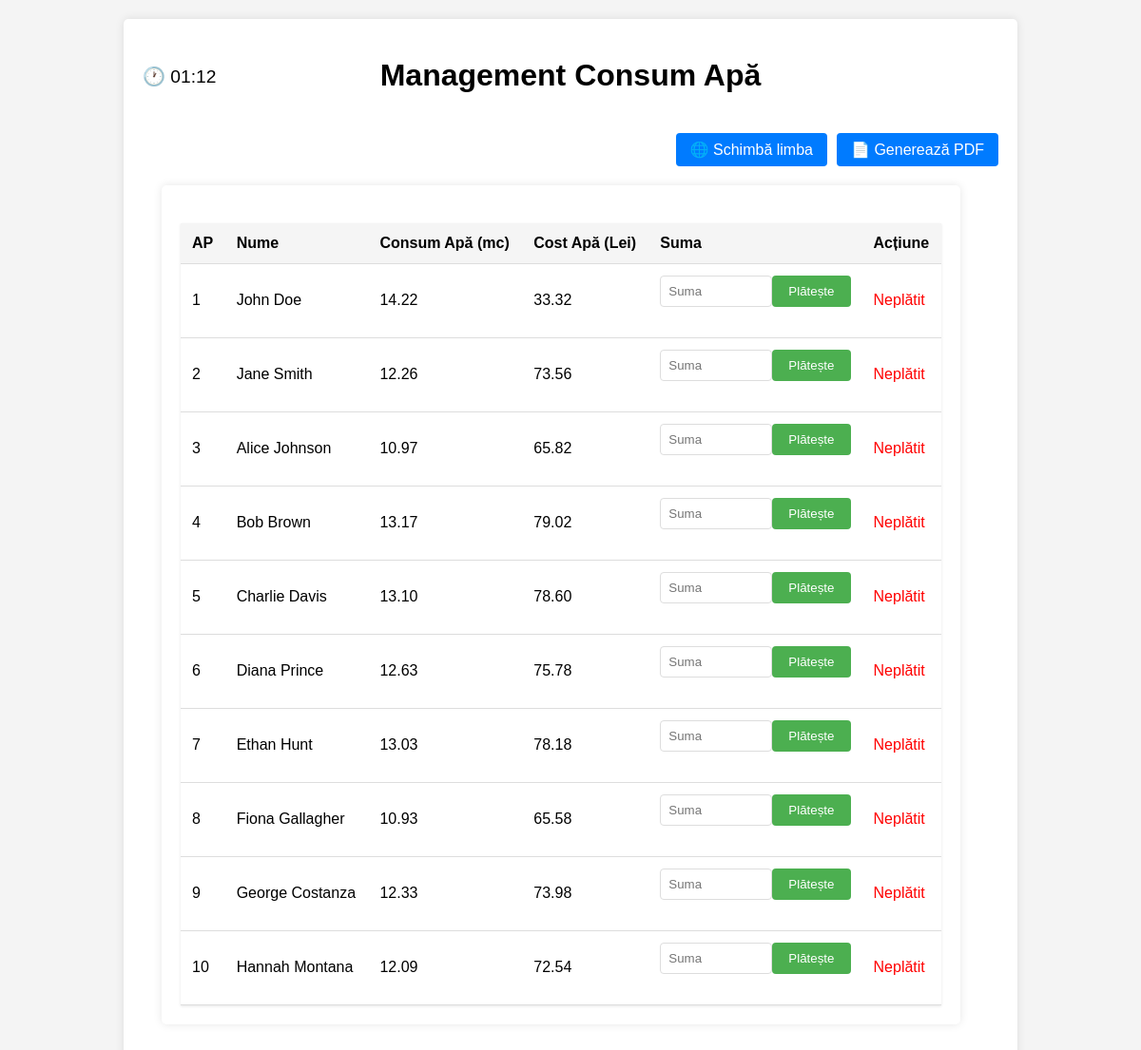
The page / (signed in) on the database its author committed.
### tables this page shows
CREATE TABLE water_consumption
                     (id INTEGER PRIMARY KEY AUTOINCREMENT,
                      user_id INTEGER,
                      consumption REAL,
                      timestamp DATETIME DEFAULT CURRENT_TIMESTAMP);

### app.py (the view)
@app.route('/')
@login_required
def index():
    water_db = get_db()
    users_db = get_users_db()
    users = users_db.execute('SELECT * FROM users').fetchall()
    water_data = {}
    for user in users:
        last_consumption = water_db.execute('''SELECT consumption FROM water_consumption
                                           WHERE user_id = ? ORDER BY timestamp DESC LIMIT 1''',
                                        (user['id'],)).fetchone()
        water_data[user['id']] = last_consumption['consumption'] if last_consumption else 0
    water_db.close()
    users_db.close()
    return render_template('index.html', users=users, water_data=water_data, water_price=6)

### app.py (called while the page is built)
def get_db():
    os.makedirs(os.path.dirname(DATABASE_PATH), exist_ok=True)
    db = sqlite3.connect(DATABASE_PATH)
    db.row_factory = sqlite3.Row
    return db

def get_users_db():
    os.makedirs(os.path.dirname(USERS_DB_PATH), exist_ok=True)
    db = sqlite3.connect(USERS_DB_PATH)
    db.row_factory = sqlite3.Row
    return db

@app.context_processor
def inject_language():
    return {'language': session.get('language', 'ro')}

def login_required(f):
    @wraps(f)
    def decorated_function(*args, **kwargs):
        if 'username' not in session:
            return redirect(url_for('login'))
        return f(*args, **kwargs)
    return decorated_function

### templates/index.html (shortened to what this page needs)
{% extends 'layout.html' %}
{% block content %}
<div class="table-container">
    <table>
        <tr>
            <th>{{ 'AP' if language == 'ro' else 'APT' }}</th>
            <th>{{ 'Nume' if language == 'ro' else 'Name' }}</th>
            <th>{{ 'Consum Apă (mc)' if language == 'ro' else 'Water Usage (m³)' }}</th>
            <th>{{ 'Cost Apă (Lei)' if language == 'ro' else 'Water Cost (Lei)' }}</th>
            <th>{{ 'Suma' if language == 'ro' else 'Amount' }}</th>
            <th>{{ 'Acțiune' if language == 'ro' else 'Action' }}</th>
        </tr>
        {% for user in users %}
        <tr>
            <td>{{ user.apartment }}</td>
            <td>{{ user.name }}</td>
            <td id="water-consumption-{{ user.id }}">{{ "%.2f"|format(water_data[user.id]|default(0)) }}</td>
            <td id="water-cost-{{ user.id }}">{{ "%.2f"|format((water_data[user.id]|default(0) * water_price - user.amount_paid)) }}</td>
            <td>
                <form method="POST" action="{{ url_for('update_payment', user_id=user.id) }}">
                    <input type="number" name="amount_paid" step="0.01" placeholder="{{ 'Suma' if language == 'ro' else 'Amount' }}" required>
                    <input type="submit" value="{{ 'Plătește' if language == 'ro' else 'Pay' }}">
                </form>
            </td>
            <td>
                {% if (water_data[user.id]|default(0) * water_price - user.amount_paid) <= 0 %}
                    <span style="color: green;">{{ 'Plătit' if language == 'ro' else 'Paid' }}</span>
                {% else %}
                    <span style="color: red;">{{ 'Neplătit' if language == 'ro' else 'Unpaid' }}</span>
                {% endif %}
            </td>
        </tr>
        {% endfor %}
    </table>
</div>
{% endblock %}

### templates/layout.html (shortened to what this page needs)
<!DOCTYPE html>
<html lang="{{ language }}">
<head>
    <link rel="stylesheet" href="{{ url_for('static', filename='style.css') }}">
</head>
<body>
    <div class="container">
        <div class="header-container">
            <div class="clock" id="romania-clock"></div>
            <div class="title-clock">
                <h1>{{ 'Management Consum Apă' if language == 'ro' else 'Water Consumption Management' }}</h1>
            </div>
        </div>
        <div class="action-buttons">
            <a href="{{ url_for('change_language') }}" title="{{ 'Schimbă limba' if language == 'ro' else 'Change Language' }}">
                🌐 {{ 'Schimbă limba' if language == 'ro' else 'Change Language' }}
            </a>
            <a href="{{ url_for('print_report') }}" title="{{ 'Generează PDF' if language == 'ro' else 'Generate PDF' }}">
                📄 {{ 'Generează PDF' if language == 'ro' else 'Generate PDF' }}
            </a>
        </div>
        <div>
            {% block content %}{% endblock %}
        </div>
    </div>
</body>
</html>

### static/style.css (style rules this page uses)
body { font-family: Arial, sans-serif; background-color: #f4f4f4; margin: 0; padding: 20px; }
.table-container { max-width: 800px; margin: auto; background: white; padding: 20px; border-radius: 5px; box-shadow: 0 0 10px rgba(0, 0, 0, 0.1); }
h1 { text-align: center; }
.container { max-width: 900px; margin: auto; background: white; padding: 20px; border-radius: 5px; box-shadow: 0 0 10px rgba(0, 0, 0, 0.1); }
input[type="submit"] { width: 100%; padding: 10px; background-color: #5cb85c; color: white; border: none; border-radius: 4px; cursor: pointer; }
form { display: flex; justify-content: center; margin-bottom: 20px; }
input[type="submit"] { padding: 10px 15px; background-color: #5cb85c; color: white; border: none; border-radius: 4px; cursor: pointer; }
table { width: 100%; border-collapse: collapse; margin-top: 20px; }
th, td { padding: 15px; text-align: center; border-bottom: 1px solid #ddd; }
th { background-color: #f2f2f2; }

### templates/layout.html (style rules this page uses)
.header-container { display: flex; align-items: center; justify-content: center; position: relative; margin-bottom: 20px; }
.clock { font-size: 1.2em; position: absolute; left: 0; top: 50%; transform: translateY(-50%); }
.title-clock { text-align: center; }
.action-buttons { display: flex; gap: 10px; justify-content: flex-end; margin: 10px 0; }
.action-buttons a { padding: 8px 15px; text-decoration: none; color: white; background-color: #007bff; border-radius: 4px; }

### templates/index.html (style rules this page uses)
.table-container { margin: 20px; overflow-x: auto; }
table { width: 100%; border-collapse: collapse; background-color: white; box-shadow: 0 1px 3px rgba(0,0,0,0.1); }
th, td { padding: 12px; text-align: left; border-bottom: 1px solid #ddd; }
th { background-color: #f5f5f5; font-weight: bold; }
input[type="number"] { width: 100px; padding: 8px; border: 1px solid #ddd; border-radius: 4px; }
input[type="submit"] { padding: 8px 16px; background-color: #4CAF50; color: white; border: none; border-radius: 4px; cursor: pointer; }

### rows shown on the page
water_consumption: consumption "14.22", consumption "33.32"
water_consumption: consumption "12.26", consumption "73.56"
water_consumption: consumption "10.97", consumption "65.82"
water_consumption: consumption "13.17", consumption "79.02"
water_consumption: consumption "13.10", consumption "78.60"
water_consumption: consumption "12.63", consumption "75.78"
water_consumption: consumption "13.03", consumption "78.18"
water_consumption: consumption "10.93", consumption "65.58"
water_consumption: consumption "12.33", consumption "73.98"
water_consumption: consumption "12.09", consumption "72.54"

### other values the page prints
{{ 'Schimbă limba' if language == 'ro' else 'Change Language' }} "Schimbă limba"
{{ 'Generează PDF' if language == 'ro' else 'Generate PDF' }} "Generează PDF"
{{ 'AP' if language == 'ro' else 'APT' }} "AP"
{{ 'Nume' if language == 'ro' else 'Name' }} "Nume"
{{ 'Consum Apă (mc)' if language == 'ro' else 'Water Usage (m³)' }} "Consum Apă (mc)"
{{ 'Cost Apă (Lei)' if language == 'ro' else 'Water Cost (Lei)' }} "Cost Apă (Lei)"
{{ 'Suma' if language == 'ro' else 'Amount' }} "Suma"
{{ 'Acțiune' if language == 'ro' else 'Action' }} "Acțiune"
{{ user.apartment }} "1" "2" "3" "4" "5" "6" "7" "8" "9" "10"
{{ user.name }} "John Doe" "Jane Smith" "Alice Johnson" "Bob Brown" "Charlie Davis" "Diana Prince" "Ethan Hunt" "Fiona Gallagher" "George Costanza" "Hannah Montana"
{{ 'Neplătit' if language == 'ro' else 'Unpaid' }} "Neplătit" "Neplătit" "Neplătit" "Neplătit" "Neplătit" "Neplătit" "Neplătit" "Neplătit" "Neplătit" "Neplătit"
